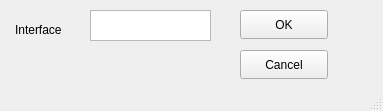
<?xml version="1.0" encoding="UTF-8"?>
<ui version="4.0">
 <class>MainWindow</class>
 <widget class="QMainWindow" name="MainWindow">
  <property name="geometry">
   <rect>
    <x>0</x>
    <y>0</y>
    <width>383</width>
    <height>111</height>
   </rect>
  </property>
  <property name="windowTitle">
   <string>Add Masquarade</string>
  </property>
  <widget class="QWidget" name="centralwidget">
   <widget class="QTextEdit" name="interfaceField">
    <property name="geometry">
     <rect>
      <x>90</x>
      <y>10</y>
      <width>121</width>
      <height>31</height>
     </rect>
    </property>
   </widget>
   <widget class="QPushButton" name="okButton">
    <property name="geometry">
     <rect>
      <x>240</x>
      <y>10</y>
      <width>88</width>
      <height>29</height>
     </rect>
    </property>
    <property name="text">
     <string>OK</string>
    </property>
   </widget>
   <widget class="QPushButton" name="cancelButton">
    <property name="geometry">
     <rect>
      <x>240</x>
      <y>50</y>
      <width>88</width>
      <height>29</height>
     </rect>
    </property>
    <property name="text">
     <string>Cancel</string>
    </property>
   </widget>
   <widget class="QLabel" name="label">
    <property name="geometry">
     <rect>
      <x>15</x>
      <y>20</y>
      <width>61</width>
      <height>20</height>
     </rect>
    </property>
    <property name="text">
     <string>Interface</string>
    </property>
   </widget>
  </widget>
  <widget class="QStatusBar" name="statusbar"/>
 </widget>
 <resources/>
 <connections/>
</ui>
